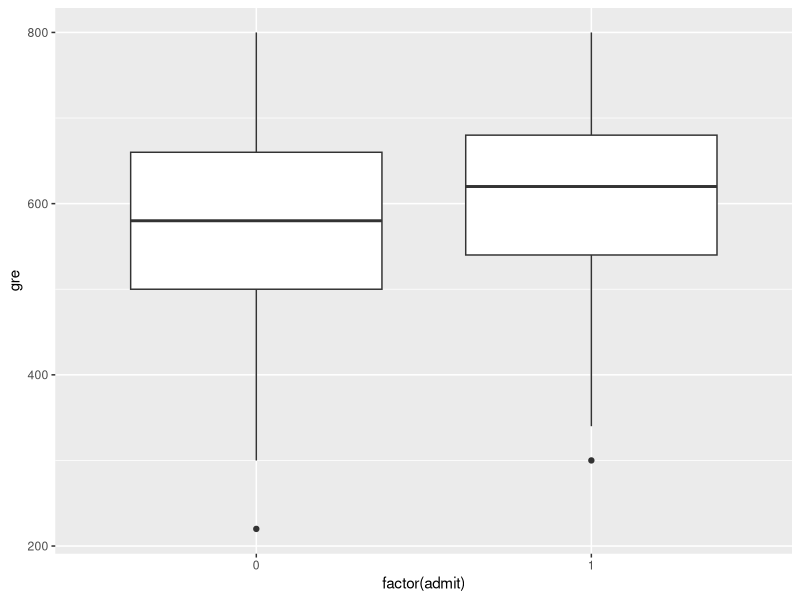
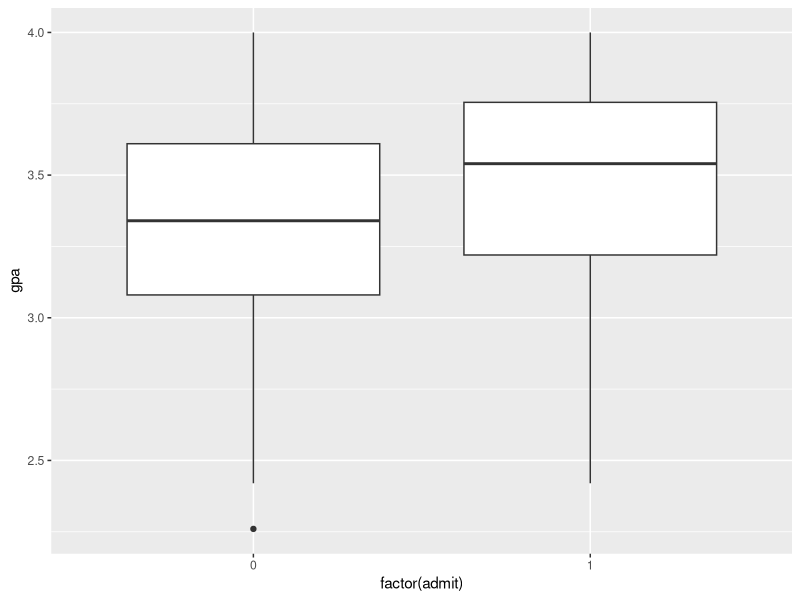
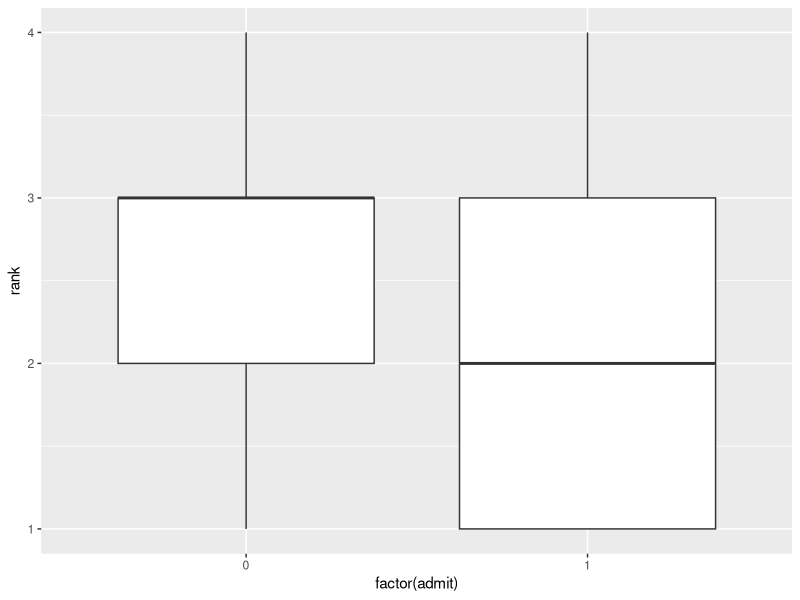

Generate these figures, in order, with R:
# Students dataset analysis

# Need to install ggplot2
# install.packages("ggplot2")

# Chargement de la librairie Ggplot2
library(ggplot2)

# Lecture du fichier csv
students <- read.csv(file = 'dataset/students.csv', sep = ";", header=TRUE)
head(students)

class(students$admit) #integer => need to be a boolean
class(students$gre) #integer
class(students$gpa) #numeric
class(students$rank) #integer


# Nuage de points
# ggplot(students, aes(x=gpa, y=gre)) +
#   geom_point(aes(color = admit, shape = rank)) +
#   theme_minimal()

###-- Boxplot --###

## GRE
ggplot(students) +
  geom_boxplot(aes(factor(admit), gre))
## GPA
ggplot(students) +
  geom_boxplot(aes(factor(admit), gpa))
## RANK
ggplot(students) +
  geom_boxplot(aes(factor(admit), rank))

